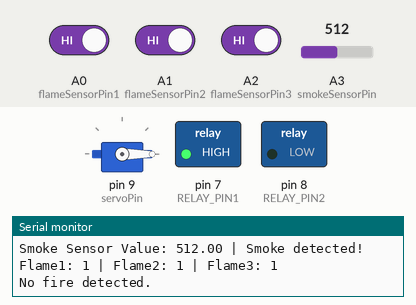
Bench run of a sketch on a simulated Arduino Uno, built with avr-gcc and run on an emulated ATmega328P. Shown: servo, switched loads named in the sketch (green lamp = pin HIGH), the last lines printed to the serial monitor. The test bench sets the inputs (shaded band); at power-on: A0 (flameSensorPin1) HIGH, A3 (smokeSensorPin) = 512, A1 (flameSensorPin2) HIGH, A2 (flameSensorPin3) HIGH.

Above: at 3.2 s.
3.3 s: A0 (flameSensorPin1) driven LOW
At 4.29 s:
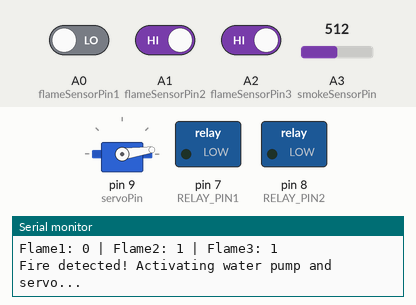
6.8 s: A3 (smokeSensorPin) set to 54
10.9 s: A3 (smokeSensorPin) set to 44
14.4 s: A0 (flameSensorPin1) driven HIGH
At 18.2 s:
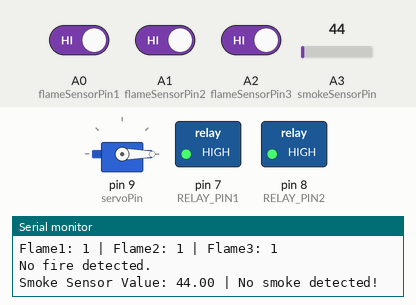
18.5 s: A1 (flameSensorPin2) driven LOW
At 19.42 s:
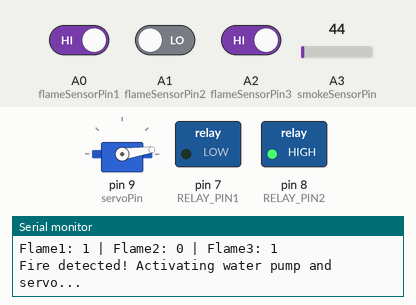
Timing chart, 0 to 23.0 s (numbered marks = the images above; inputs shaded):
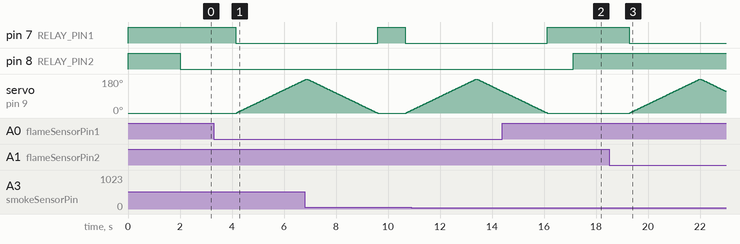

Measured:
- after the input at 3.3 s, pin 7 (RELAY_PIN1): HIGH → LOW after 0.84 s; servo on pin 9 (servoPin): moves from 0° to 176° over 2.6 s, starting after 0.87 s
- after the input at 14.4 s, pin 7 (RELAY_PIN1): goes on until 16.1 s, then stays HIGH; servo on pin 9 (servoPin): goes on until 16.1 s, then stays 0°
- after the input at 18.5 s, pin 7 (RELAY_PIN1): HIGH → LOW after 0.78 s; servo on pin 9 (servoPin): rises from 0° to 180° in 2.7 s, then falls to 115° in 1.0 s

The sketch:

sem_pro_2.ino
```cpp
#include <Servo.h>

// Pin Definitions
const int smokeSensorPin = A3;      // MQ-6 smoke sensor
const int flameSensorPin1 = A0;     // Flame sensor 1
const int flameSensorPin2 = A1;     // Flame sensor 2
const int flameSensorPin3 = A2;     // Flame sensor 3
const int RELAY_PIN1 = 7;           // Relay for water pump (channel 1)
const int RELAY_PIN2 = 8;           // Relay for smoke sucker motor (channel 2)
const int servoPin = 9;             // Servo motor connected to pin 9

Servo waterServo;                   // Create a Servo object

// Smoke sensor settings
float smokeSensorValue;
int smokeThreshold = 50;            // Adjusted threshold value for smoke detection

void setup() {
  pinMode(RELAY_PIN1, OUTPUT);       // Set RELAY_PIN1 as output for water pump
  pinMode(RELAY_PIN2, OUTPUT);       // Set RELAY_PIN2 as output for smoke sucker motor
  pinMode(smokeSensorPin, INPUT);   // Set smoke sensor pin as input
  pinMode(flameSensorPin1, INPUT);  // Set flame sensor pins as input
  pinMode(flameSensorPin2, INPUT);
  pinMode(flameSensorPin3, INPUT);

  waterServo.attach(servoPin);      // Attach the servo to the defined pin

  Serial.begin(9600);               // Initialize serial communication
  Serial.println("System initialized. Monitoring sensors...");

  digitalWrite(RELAY_PIN1, HIGH);   // Ensure water pump is initially OFF (active LOW)
  digitalWrite(RELAY_PIN2, HIGH);   // Ensure smoke sucker motor is initially OFF (active LOW)
  waterServo.write(0);              // Initialize the servo at 0 degrees

  delay(2000);                      // Allow the MQ-6 to warm up
}

void loop() {
  // Read the smoke sensor value
  smokeSensorValue = analogRead(smokeSensorPin);
  Serial.print("Smoke Sensor Value: ");
  Serial.print(smokeSensorValue);

  if (smokeSensorValue > smokeThreshold) { // Smoke detection logic
    Serial.println(" | Smoke detected!");
    digitalWrite(RELAY_PIN2, LOW);    // Turn ON smoke sucker motor (active LOW)
  } else {
    Serial.println(" | No smoke detected!");
    digitalWrite(RELAY_PIN2, HIGH);   // Turn OFF smoke sucker motor (active LOW)
  }

  // Read values from flame sensors
  int flame1 = digitalRead(flameSensorPin1);
  int flame2 = digitalRead(flameSensorPin2);
  int flame3 = digitalRead(flameSensorPin3);

  // Display flame sensor values for debugging
  Serial.print("Flame1: ");
  Serial.print(flame1);
  Serial.print(" | Flame2: ");
  Serial.print(flame2);
  Serial.print(" | Flame3: ");
  Serial.println(flame3);

  // Check if any flame sensor detects fire
  if (flame1 == LOW || flame2 == LOW || flame3 == LOW) {
    Serial.println("Fire detected! Activating water pump and servo...");
    digitalWrite(RELAY_PIN1, LOW);  // Turn ON the water pump (active LOW)
    sprayWater();
  } else {
    Serial.println("No fire detected.");
    digitalWrite(RELAY_PIN1, HIGH); // Ensure the water pump is OFF
  }

  delay(1000); // Wait before the next reading
}

// Function to control the servo to spray water
void sprayWater() {
  // Sweep the servo from 0 to 180 degrees (spraying water)
  for (int pos = 0; pos <= 180; pos++) {
    waterServo.write(pos);  // Set servo position
    delay(15);               // Wait for the servo to reach the position
  }

  // Sweep the servo back from 180 to 0 degrees (reset position)
  for (int pos = 180; pos >= 0; pos--) {
    waterServo.write(pos);  // Set servo position
    delay(15);               // Wait for the servo to reach the position
  }

  // Turn OFF the water pump (active LOW relay)
  digitalWrite(RELAY_PIN1, HIGH);
}
```
